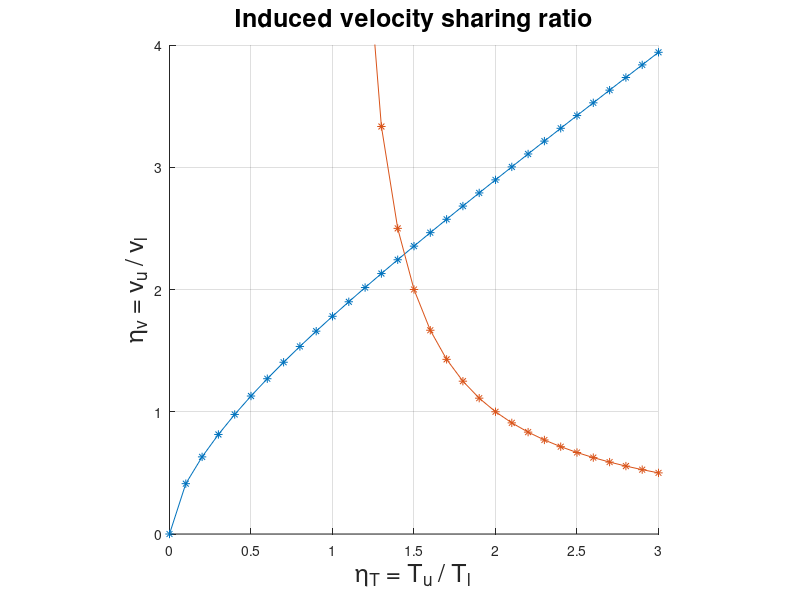
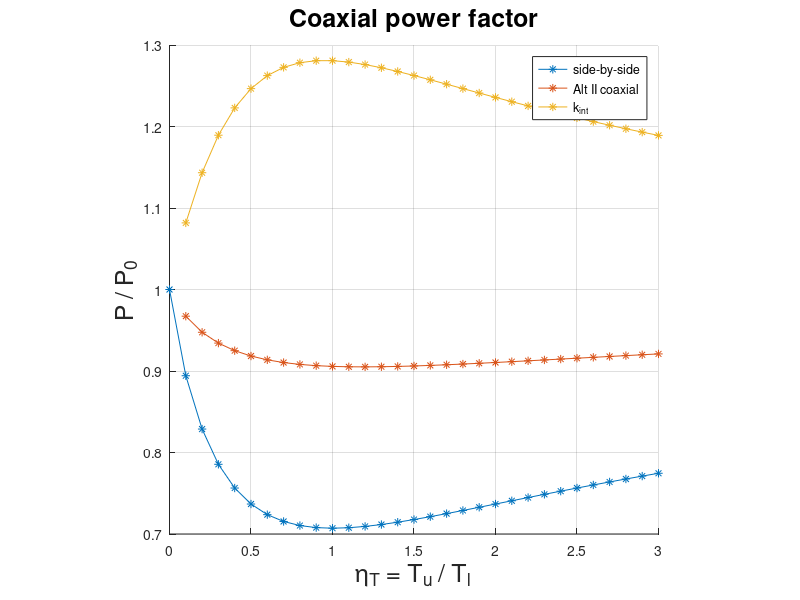

Here is the MATLAB script that generated these plots, in order:
clear all
clc
close all
format compact
format short

eta_T_arr = 0:0.1:3;
for i = 1:length(eta_T_arr)
    eta_T = eta_T_arr(i);
    v_l_div_v_u = (1/2) * (...
        sqrt( (eta_T^3 + 4*eta_T^2 + 8*eta_T + 4)/(eta_T) ) - eta_T - 2 ...
        );     
    eta_v = 1/v_l_div_v_u;
    eta_v_arr(i) = eta_v;
    
    % eta_T
    % eta_v
    % eta_T = 1 => eta_v = 1.780776406404415 => 1/eta_v = 0.5616
    
    Pcoax = sqrt( (1+eta_T) / (eta_T)) * ( eta_v / (1+eta_v) );    
    Psbs = ( 1 + eta_T^(3/2) ) / ( (1+eta_T)^(3/2) );
    kint = Pcoax/Psbs;
    
    Pcoax_arr(i) = Pcoax;
    Psbs_arr(i) = Psbs;
    kint_arr(i) = kint;
end

fig = figure(1);
hold on;
grid on;
plot(eta_T_arr, eta_v_arr, '-*');
plot(eta_T_arr, 1./(eta_T_arr-1), '-*');
% plot(eta_T_arr, sqrt(eta_T_arr), '-*');
title('Induced velocity sharing ratio', 'FontSize', 18)
ylabel('\eta_v = v_u / v_l', 'FontSize', 18);
xlabel('\eta_T = T_u / T_l', 'FontSize', 18); 
ylim([0, 4]); 
axis square
set(fig,'units','centimeters','position',[0, 0, 15, 15]);
% pause(10)
% saveas(fig, 'img/mt_coax_power_1.jpg');


fig = figure(2);
hold on;
grid on;
plot(eta_T_arr, Psbs_arr, '-*');
plot(eta_T_arr, Pcoax_arr, '-*');
plot(eta_T_arr, kint_arr, '-*');
title('Coaxial power factor', 'FontSize', 18)
ylabel('P / P_0', 'FontSize', 18);
xlabel('\eta_T = T_u / T_l', 'FontSize', 18); 
legend('side-by-side', 'Alt II coaxial', 'k_{int}')
%ylim([0, 10^5]); 
axis square
set(fig,'units','centimeters','position',[0, 0, 15, 15]); 
% pause(20)
% saveas(fig, 'img/mt_coax_power_2.jpg');

%fig = figure(3);
%hold on;
%grid on;
%plot(eta_T_arr, kint_arr, '-*');
%% plot(eta_T_arr, 1./eta_v_arr, '-*');
%% plot(eta_T_arr, sqrt(eta_T_arr), '-*');
%title('k_{int} factor', 'FontSize', 18)
%ylabel('Pcoax / Psbs', 'FontSize', 18);
%xlabel('\eta_T = T_u / T_l', 'FontSize', 18); 
%%legend('side-by-side', 'Alt II coaxial')
%ylim([0, 1.3]); 
%axis square
%set(fig,'units','centimeters','position',[0, 0, 15, 15]); 
%% pause(20)
%% saveas(fig, 'img/mt_coax_power_2.jpg');

% close all

